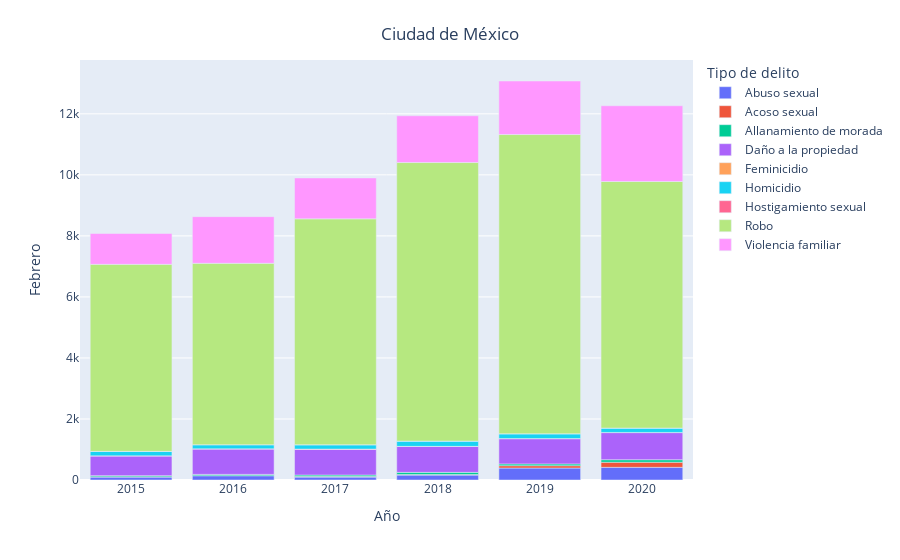

The code cell stored with this chart in its notebook:
### Code cell
entidad = 'Ciudad de México'
mes = 'Febrero'
fig = px.bar(data2[data2['Entidad'] == entidad].groupby(['Año', 'Entidad', 'Tipo de delito']).sum().reset_index()
                   ,x = 'Año', y = mes, color='Tipo de delito')
fig.update_layout(
    title={
        'text': entidad,
        'y':0.95,
        'x':0.5,
        'xanchor': 'center',
        'yanchor': 'top'})
fig.show()

### Figure 1 — Plotly figure (JSON) as saved in the notebook; plotly's stock layout.template omitted (floating-point values rounded to 4 significant figures)
{"data": [{"alignmentgroup": "True", "hovertemplate": "Tipo de delito=Abuso sexual<br>Año=%{x}<br>Febrero=%{y}<extra></extra>", "legendgroup": "Abuso sexual", "marker": {"color": "#636efa"}, "name": "Abuso sexual", "offsetgroup": "Abuso sexual", "orientation": "v", "showlegend": true, "textposition": "auto", "type": "bar", "x": [2015, 2016, 2017, 2018, 2019, 2020], "xaxis": "x", "y": [102, 143, 95, 161, 392, 415], "yaxis": "y"}, {"alignmentgroup": "True", "hovertemplate": "Tipo de delito=Acoso sexual<br>Año=%{x}<br>Febrero=%{y}<extra></extra>", "legendgroup": "Acoso sexual", "marker": {"color": "#EF553B"}, "name": "Acoso sexual", "offsetgroup": "Acoso sexual", "orientation": "v", "showlegend": true, "textposition": "auto", "type": "bar", "x": [2015, 2016, 2017, 2018, 2019, 2020], "xaxis": "x", "y": [1, 0, 18, 18, 77, 167], "yaxis": "y"}, {"alignmentgroup": "True", "hovertemplate": "Tipo de delito=Allanamiento de morada<br>Año=%{x}<br>Febrero=%{y}<extra></extra>", "legendgroup": "Allanamiento de morada", "marker": {"color": "#00cc96"}, "name": "Allanamiento de morada", "offsetgroup": "Allanamiento de morada", "orientation": "v", "showlegend": true, "textposition": "auto", "type": "bar", "x": [2015, 2016, 2017, 2018, 2019, 2020], "xaxis": "x", "y": [40, 41, 49, 71, 58, 83], "yaxis": "y"}, {"alignmentgroup": "True", "hovertemplate": "Tipo de delito=Daño a la propiedad<br>Año=%{x}<br>Febrero=%{y}<extra></extra>", "legendgroup": "Daño a la propiedad", "marker": {"color": "#ab63fa"}, "name": "Daño a la propiedad", "offsetgroup": "Daño a la propiedad", "orientation": "v", "showlegend": true, "textposition": "auto", "type": "bar", "x": [2015, 2016, 2017, 2018, 2019, 2020], "xaxis": "x", "y": [646, 834, 847, 849, 827, 888], "yaxis": "y"}, {"alignmentgroup": "True", "hovertemplate": "Tipo de delito=Feminicidio<br>Año=%{x}<br>Febrero=%{y}<extra></extra>", "legendgroup": "Feminicidio", "marker": {"color": "#FFA15A"}, "name": "Feminicidio", "offsetgroup": "Feminicidio", "orientation": "v", "showlegend": true, "textposition": "auto", "type": "bar", "x": [2015, 2016, 2017, 2018, 2019, 2020], "xaxis": "x", "y": [2, 3, 4, 3, 3, 5], "yaxis": "y"}, {"alignmentgroup": "True", "hovertemplate": "Tipo de delito=Homicidio<br>Año=%{x}<br>Febrero=%{y}<extra></extra>", "legendgroup": "Homicidio", "marker": {"color": "#19d3f3"}, "name": "Homicidio", "offsetgroup": "Homicidio", "orientation": "v", "showlegend": true, "textposition": "auto", "type": "bar", "x": [2015, 2016, 2017, 2018, 2019, 2020], "xaxis": "x", "y": [148, 136, 143, 173, 159, 144], "yaxis": "y"}, {"alignmentgroup": "True", "hovertemplate": "Tipo de delito=Hostigamiento sexual<br>Año=%{x}<br>Febrero=%{y}<extra></extra>", "legendgroup": "Hostigamiento sexual", "marker": {"color": "#FF6692"}, "name": "Hostigamiento sexual", "offsetgroup": "Hostigamiento sexual", "orientation": "v", "showlegend": true, "textposition": "auto", "type": "bar", "x": [2015, 2016, 2017, 2018, 2019, 2020], "xaxis": "x", "y": [0, 0, 0, 0, 0, 0], "yaxis": "y"}, {"alignmentgroup": "True", "hovertemplate": "Tipo de delito=Robo<br>Año=%{x}<br>Febrero=%{y}<extra></extra>", "legendgroup": "Robo", "marker": {"color": "#B6E880"}, "name": "Robo", "offsetgroup": "Robo", "orientation": "v", "showlegend": true, "textposition": "auto", "type": "bar", "x": [2015, 2016, 2017, 2018, 2019, 2020], "xaxis": "x", "y": [6128, 5944, 7403, 9129, 9806, 8080], "yaxis": "y"}, {"alignmentgroup": "True", "hovertemplate": "Tipo de delito=Violencia familiar<br>Año=%{x}<br>Febrero=%{y}<extra></extra>", "legendgroup": "Violencia familiar", "marker": {"color": "#FF97FF"}, "name": "Violencia familiar", "offsetgroup": "Violencia familiar", "orientation": "v", "showlegend": true, "textposition": "auto", "type": "bar", "x": [2015, 2016, 2017, 2018, 2019, 2020], "xaxis": "x", "y": [1011, 1529, 1340, 1532, 1754, 2482], "yaxis": "y"}], "layout": {"barmode": "relative", "legend": {"title": {"text": "Tipo de delito"}, "tracegroupgap": 0}, "margin": {"t": 60}, "title": {"text": "Ciudad de México", "x": 0.5, "xanchor": "center", "y": 0.95, "yanchor": "top"}, "xaxis": {"anchor": "y", "domain": [0, 1], "title": {"text": "Año"}}, "yaxis": {"anchor": "x", "domain": [0, 1], "title": {"text": "Febrero"}}}}
